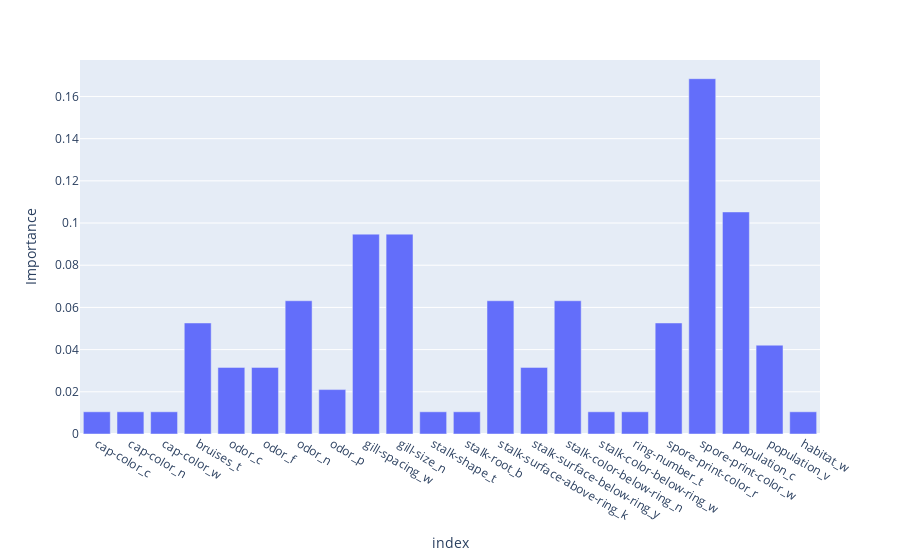

Notebook source saved alongside this figure:
### Code cell
fig = px.bar(impfeat,x=impfeat.index,y='Importance')
fig.show()

### Figure 1 — Plotly figure (JSON) as saved in the notebook; plotly's stock layout.template omitted (floating-point values rounded to 4 significant figures)
{"data": [{"alignmentgroup": "True", "hovertemplate": "index=%{x}<br>Importance=%{y}<extra></extra>", "legendgroup": "", "marker": {"color": "#636efa", "pattern": {"shape": ""}}, "name": "", "offsetgroup": "", "orientation": "v", "showlegend": false, "textposition": "auto", "type": "bar", "x": ["cap-color_c", "cap-color_n", "cap-color_w", "bruises_t", "odor_c", "odor_f", "odor_n", "odor_p", "gill-spacing_w", "gill-size_n", "stalk-shape_t", "stalk-root_b", "stalk-surface-above-ring_k", "stalk-surface-below-ring_y", "stalk-color-below-ring_n", "stalk-color-below-ring_w", "ring-number_t", "spore-print-color_r", "spore-print-color_w", "population_c", "population_v", "habitat_w"], "xaxis": "x", "y": [0.01053, 0.01053, 0.01053, 0.05263, 0.03158, 0.03158, 0.06316, 0.02105, 0.09474, 0.09474, 0.01053, 0.01053, 0.06316, 0.03158, 0.06316, 0.01053, 0.01053, 0.05263, 0.1684, 0.1053, 0.04211, 0.01053], "yaxis": "y"}], "layout": {"autosize": true, "barmode": "relative", "legend": {"tracegroupgap": 0}, "margin": {"t": 60}, "xaxis": {"anchor": "y", "autorange": true, "domain": [0, 1], "range": [-0.5, 21.5], "title": {"text": "index"}, "type": "category"}, "yaxis": {"anchor": "x", "autorange": true, "domain": [0, 1], "range": [0, 0.1773], "title": {"text": "Importance"}, "type": "linear"}}}
